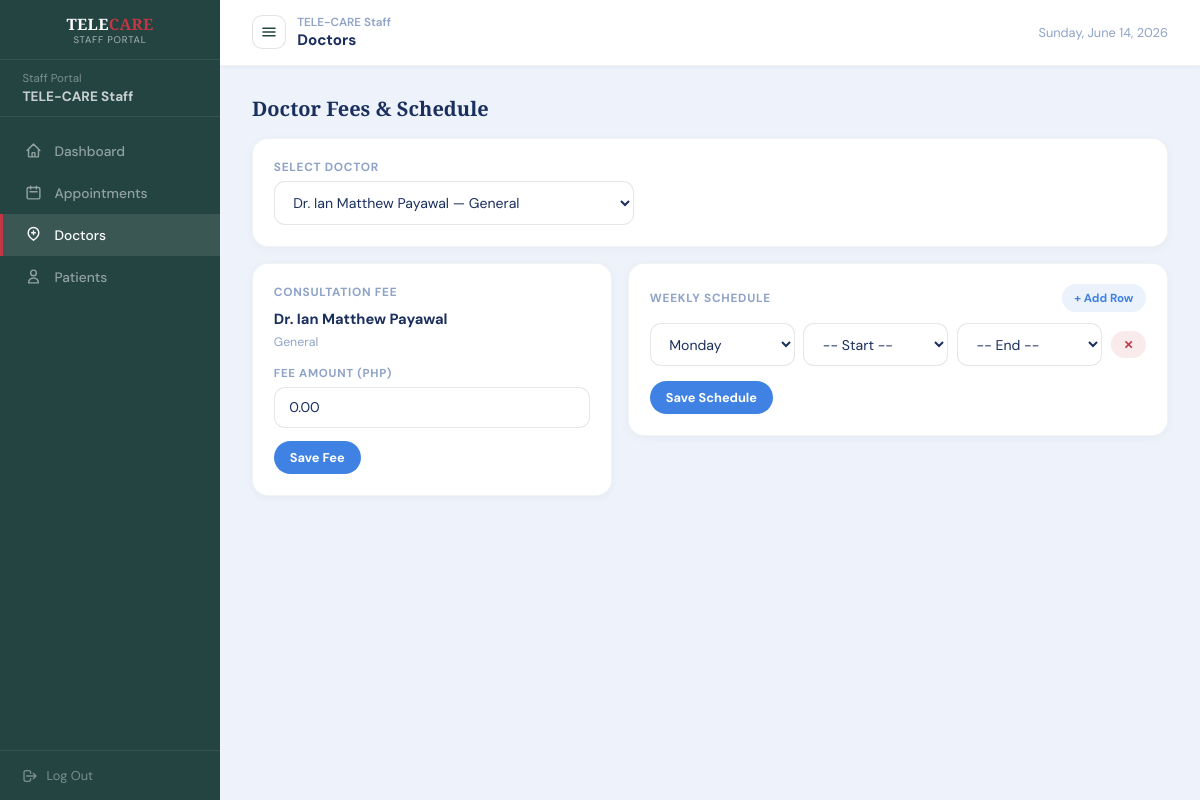
The app's page /staff/doctors.php (signed in) with its own data.
### tables this page shows
CREATE TABLE `doctors` (
  `id` int NOT NULL AUTO_INCREMENT,
  `full_name` varchar(150) NOT NULL,
  `specialty` varchar(100) DEFAULT NULL,
  `subspecialty` varchar(100) DEFAULT NULL,
  `clinic_name` varchar(150) DEFAULT NULL,
  `email` varchar(150) NOT NULL,
  `password` varchar(255) DEFAULT NULL,
  `phone_number` varchar(20) DEFAULT NULL,
  `profile_photo` varchar(255) DEFAULT NULL,
  `bio` text,
  `consultation_fee` decimal(10,2) DEFAULT '0.00',
  `languages_spoken` varchar(255) DEFAULT NULL,
  `rating` decimal(2,1) DEFAULT '0.0',
  `access_level` enum('junior','senior','consultant') DEFAULT 'junior',
  `status` enum('pending','active','inactive') DEFAULT 'pending',
  `is_available` tinyint(1) DEFAULT '0',
  `license_number` varchar(100) DEFAULT NULL,
  `issuing_board` varchar(150) DEFAULT NULL,
  `license_file` varchar(255) DEFAULT NULL,
  `board_cert_file` varchar(255) DEFAULT NULL,
  `consent_signed` tinyint(1) DEFAULT '0',
  `is_verified` tinyint(1) DEFAULT '0',
  `verified_at` timestamp NULL DEFAULT NULL,
  `verified_by` int DEFAULT NULL,
  `invite_token` varchar(100) DEFAULT NULL,
  `invite_expires` datetime DEFAULT NULL,
  `setup_complete` tinyint(1) DEFAULT '0',
  `created_at` timestamp NULL DEFAULT CURRENT_TIMESTAMP,
  `updated_at` timestamp NULL DEFAULT CURRENT_TIMESTAMP ON UPDATE CURRENT_TIMESTAMP,
  PRIMARY KEY (`id`),
  UNIQUE KEY `email` (`email`),
  KEY `verified_by` (`verified_by`),
  CONSTRAINT `doctors_ibfk_1` FOREIGN KEY (`verified_by`) REFERENCES `admins` (`id`) ON DELETE SET NULL
);

### staff/doctors.php (the view, shortened to what this page needs)
<?php
require_once 'includes/auth.php';
function generateTimeOptions(): array {
    $opts = [];
    for ($h = 0; $h < 24; $h++) {
        foreach ([0, 30] as $m) {
            $val = str_pad((string)$h, 2, '0', STR_PAD_LEFT) . ':' . str_pad((string)$m, 2, '0', STR_PAD_LEFT);
            $ap = $h >= 12 ? 'PM' : 'AM';
            $hr = $h % 12 ?: 12;
            $lbl = $hr . ':' . str_pad((string)$m, 2, '0', STR_PAD_LEFT) . ' ' . $ap;
            $opts[] = ['val' => $val, 'lbl' => $lbl];
        }
    }
    return $opts;
}
$doctorRows = $conn->query("SELECT id, full_name, specialty, consultation_fee, status FROM doctors ORDER BY full_name ASC");
$doctors = [];
if ($doctorRows) {
    while ($r = $doctorRows->fetch_assoc()) {
        $doctors[] = $r;
    }
}
$selectedDoctorId = (int)($_GET['doctor_id'] ?? 0);
if ($selectedDoctorId <= 0 && !empty($doctors)) {
    $selectedDoctorId = (int)$doctors[0]['id'];
}
$selectedDoctor = null;
foreach ($doctors as $doc) {
    if ((int)$doc['id'] === $selectedDoctorId) {
        $selectedDoctor = $doc;
        break;
    }
}
$schedules = [];
$daysOfWeek = ['Monday','Tuesday','Wednesday','Thursday','Friday','Saturday','Sunday'];
$timeOptions = generateTimeOptions();
require_once 'includes/header.php';
?>
<div class="sec-head">
  <h2>Doctor Fees &amp; Schedule</h2>
</div>
<div class="card" style="margin-bottom:1rem;">
  <div style="font-size:.74rem;color:var(--muted);font-weight:700;text-transform:uppercase;letter-spacing:.06em;margin-bottom:.35rem;">Select Doctor</div>
  <form method="GET" style="display:flex;gap:.6rem;align-items:center;flex-wrap:wrap;">
    <select name="doctor_id" class="f-input" style="max-width:360px;margin-bottom:0;" onchange="this.form.submit()">
      <?php foreach ($doctors as $doc): ?>
      <option value="<?= (int)$doc['id'] ?>" <?= (int)$doc['id'] === $selectedDoctorId ? 'selected' : '' ?>>
        Dr. <?= htmlspecialchars($doc['full_name']) ?><?= !empty($doc['specialty']) ? ' — ' . htmlspecialchars($doc['specialty']) : '' ?>
      </option>
      <?php endforeach; ?>
    </select>
  </form>
</div>
<?php if (!$selectedDoctor): ?>
  <div class="card"><div class="empty-row">No doctor records found.</div></div>
<?php else: ?>
<div style="display:grid;grid-template-columns:minmax(260px,360px) 1fr;gap:1rem;align-items:start;">
  <div class="card" style="margin-bottom:0;">
    <div style="font-size:.74rem;color:var(--muted);font-weight:700;text-transform:uppercase;letter-spacing:.06em;margin-bottom:.55rem;">Consultation Fee</div>
    <div style="font-weight:700;font-size:.92rem;margin-bottom:.3rem;">Dr. <?= htmlspecialchars($selectedDoctor['full_name']) ?></div>
    <div style="font-size:.77rem;color:var(--muted);margin-bottom:1rem;"><?= htmlspecialchars($selectedDoctor['specialty'] ?? 'General') ?></div>
    <form method="POST">
      <label class="f-label" for="consultation_fee">Fee Amount (PHP)</label>
      <input
        id="consultation_fee"
        type="number"
        name="consultation_fee"
        class="f-input"
        min="0"
        max="100000"
        step="0.01"
        value="<?= htmlspecialchars((string)$selectedDoctor['consultation_fee']) ?>"
        required
      />
      <button type="submit" class="btn-primary">Save Fee</button>
    </form>
  </div>
  <div class="card" style="margin-bottom:0;">
    <div style="display:flex;justify-content:space-between;align-items:center;gap:.5rem;flex-wrap:wrap;margin-bottom:.7rem;">
      <div style="font-size:.74rem;color:var(--muted);font-weight:700;text-transform:uppercase;letter-spacing:.06em;">Weekly Schedule</div>
      <button type="button" class="btn-sm" style="background:rgba(63,130,227,.1);color:var(--blue);" onclick="addSchedRow()">+ Add Row</button>
    </div>
    <form method="POST" id="schedule-form">
      <div id="sched-rows" style="display:flex;flex-direction:column;gap:.6rem;">
        <?php if (!empty($schedules)): ?>
          <?php foreach ($schedules as $s): ?>
            <div class="sched-row" style="display:grid;grid-template-columns:1fr 1fr 1fr auto;gap:.55rem;align-items:center;">
              <select name="sched_day[]" class="f-input" style="margin-bottom:0;" required>
                <?php foreach ($daysOfWeek as $d): ?>
                <option value="<?= $d ?>" <?= $s['day_of_week'] === $d ? 'selected' : '' ?>><?= $d ?></option>
                <?php endforeach; ?>
              </select>
              <select name="sched_start[]" class="f-input" style="margin-bottom:0;" required>
                <option value="">-- Start --</option>
                <?php foreach ($timeOptions as $opt): ?>
                <option value="<?= $opt['val'] ?>" <?= $s['start_time'] === $opt['val'] ? 'selected' : '' ?>><?= $opt['lbl'] ?></option>
                <?php endforeach; ?>
              </select>
              <select name="sched_end[]" class="f-input" style="margin-bottom:0;" required>
                <option value="">-- End --</option>
                <?php foreach ($timeOptions as $opt): ?>
                <option value="<?= $opt['val'] ?>" <?= $s['end_time'] === $opt['val'] ? 'selected' : '' ?>><?= $opt['lbl'] ?></option>
                <?php endforeach; ?>
              </select>
              <button type="button" onclick="removeSchedRow(this)" class="btn-sm" style="background:rgba(195,54,67,.1);color:var(--red);">✕</button>
            </div>
          <?php endforeach; ?>
        <?php else: ?>
          <div class="sched-row" style="display:grid;grid-template-columns:1fr 1fr 1fr auto;gap:.55rem;align-items:center;">
            <select name="sched_day[]" class="f-input" style="margin-bottom:0;" required>
              <?php foreach ($daysOfWeek as $d): ?>
              <option value="<?= $d ?>"><?= $d ?></option>
              <?php endforeach; ?>
            </select>
            <select name="sched_start[]" class="f-input" style="margin-bottom:0;" required>
              <option value="">-- Start --</option>
            </select>
            <select name="sched_end[]" class="f-input" style="margin-bottom:0;" required>
              <option value="">-- End --</option>
            </select>
            <button type="button" onclick="removeSchedRow(this)" class="btn-sm" style="background:rgba(195,54,67,.1);color:var(--red);">✕</button>
          </div>
        <?php endif; ?>
      </div>
      <button type="submit" class="btn-primary" style="margin-top:.9rem;">Save Schedule</button>
    </form>
  </div>
</div>
<?php endif; ?>
<?php require_once 'includes/footer.php'; ?>

### staff/includes/header.php (style rules this page uses)
:root { --red:#C33643;--green:#244441;--blue:#3F82E3;--bg:#EEF3FB;--white:#fff;--muted:#8fa3c8;--text:#1a2f5e }
* { box-sizing:border-box;margin:0;padding:0 }
body { font-family:'DM Sans',sans-serif;background:var(--bg);color:var(--text);display:flex;min-height:100vh }
h1,h2,h3 { font-family:'Playfair Display',serif }
.card { background:#fff;border-radius:16px;padding:1.3rem;border:1px solid rgba(36,68,65,.06);box-shadow:0 2px 10px rgba(0,0,0,.04);margin-bottom:1.2rem }
.btn-primary { background:var(--blue);color:#fff;padding:.5rem 1rem;border-radius:50px;font-size:.8rem;font-weight:700;border:none;cursor:pointer;font-family:'DM Sans',sans-serif;transition:all .2s;text-decoration:none;display:inline-block }
.btn-sm { padding:.35rem .8rem;border-radius:50px;font-size:.73rem;font-weight:700;border:none;cursor:pointer;font-family:'DM Sans',sans-serif;transition:all .2s }
.f-label { display:block;font-size:.72rem;font-weight:700;letter-spacing:.06em;text-transform:uppercase;color:var(--muted);margin-bottom:.35rem }
.f-input { width:100%;padding:.68rem .9rem;border:1.5px solid rgba(36,68,65,.12);border-radius:11px;font-family:'DM Sans',sans-serif;font-size:.88rem;color:var(--text);outline:none;transition:border-color .2s;background:#fff;margin-bottom:.8rem }
select.f-input { cursor:pointer }
.sec-head { display:flex;align-items:center;justify-content:space-between;margin-bottom:1rem }
.sec-head h2 { font-size:1.25rem }

### records on screen
doctors: full_name "Ian Matthew Payawal", specialty "General", consultation_fee "0.00"

### other values on screen
$staff_name "TELE-CARE Staff"
$label "Dashboard"
$label "Appointments"
$label "Doctors"
$label "Patients"
$active_page "Doctors"
form field value "Monday"
